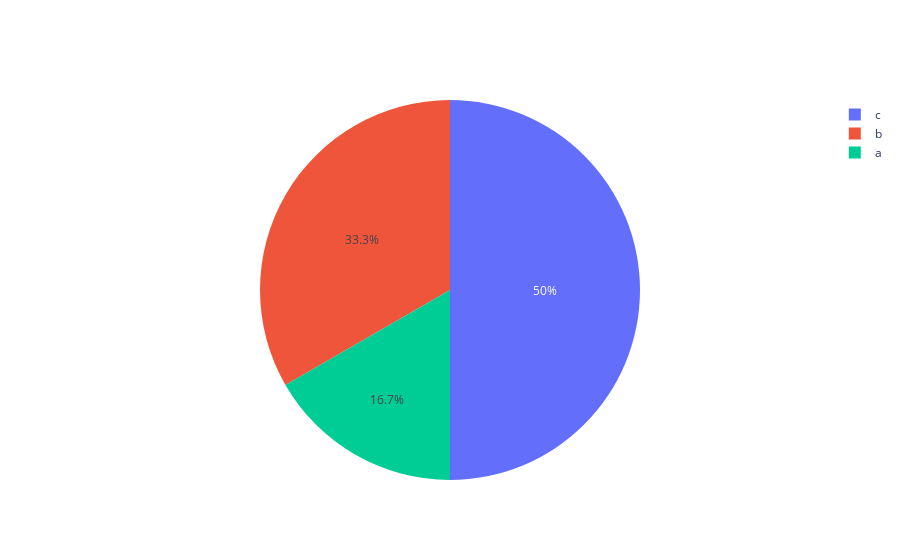

Notebook source saved alongside this figure:
### Code cell
fig = make_subplots(1, 1)

fig.add_trace(
    go.Pie(values=[1,2,3], labels=["a", "b", "c"]),
)

                
fig.show()

### Figure 1 — Plotly figure (JSON) as saved in the notebook; plotly's stock layout.template omitted (floating-point values rounded to 4 significant figures)
{"data": [{"labels": ["a", "b", "c"], "type": "pie", "values": [1, 2, 3]}], "layout": {"xaxis": {"anchor": "y", "domain": [0, 1]}, "yaxis": {"anchor": "x", "domain": [0, 1]}}}
